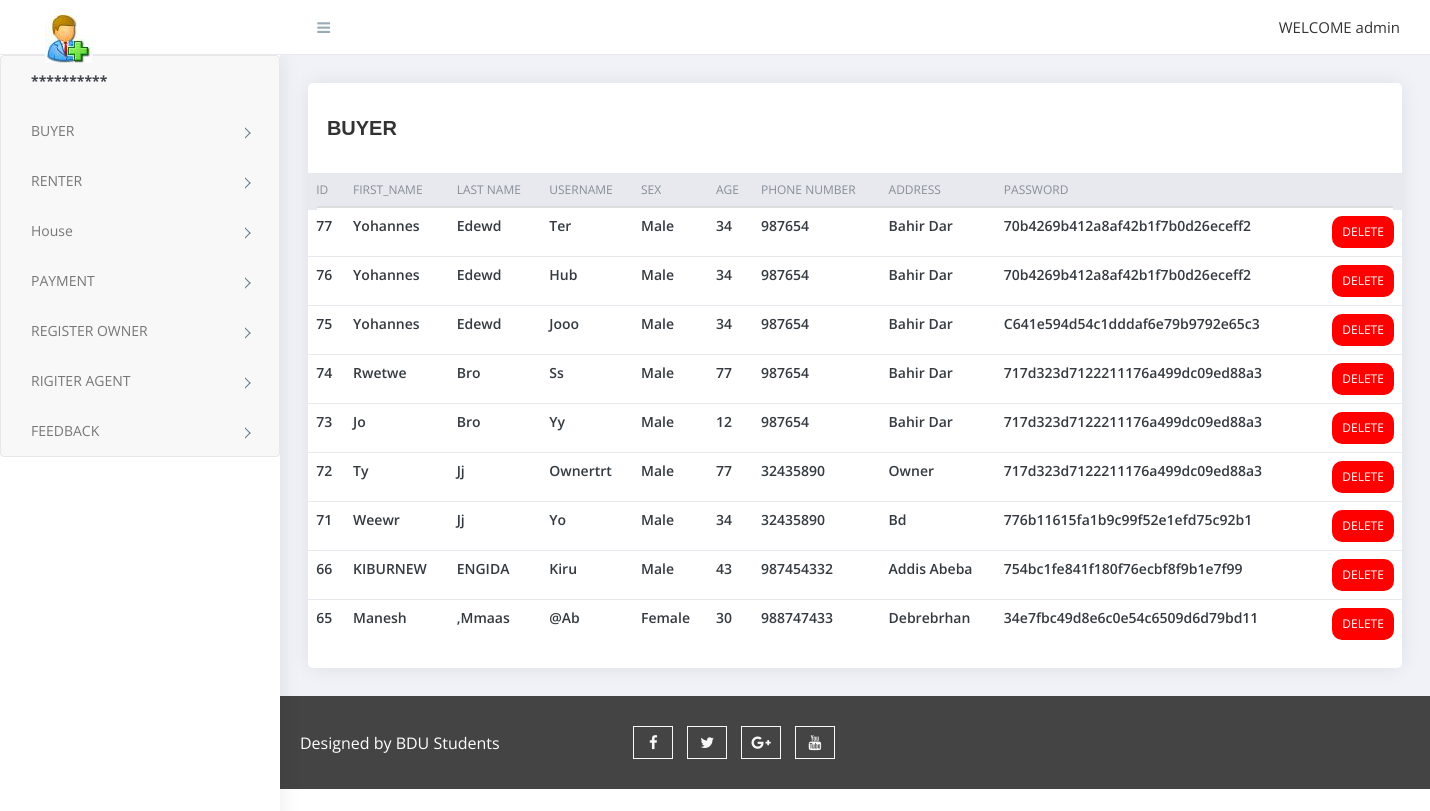
The app's page /admin/buyer.php (signed in) with its own data.
### tables this page shows
CREATE TABLE `buyer` (
  `id` int(11) NOT NULL,
  `first_name` varchar(50) NOT NULL,
  `last_name` varchar(50) NOT NULL,
  `username` varchar(100) NOT NULL,
  `sex` varchar(10) NOT NULL,
  `age` int(20) NOT NULL,
  `phoneNumber` int(12) NOT NULL,
  `adress` varchar(100) NOT NULL,
  `pasword` varchar(100) NOT NULL
);

### admin/buyer.php (the view, shortened to what this page needs)
<?php
require('top.inc.php');
$sql="select * from buyer order by id desc";
$res=mysqli_query($conn,$sql);
?>
<div class="content pb-0">
	<div class="orders">
	   <div class="row">
		  <div class="col-xl-12">
			 <div class="card">
				<div class="card-body">
				   <h4 class="box-title">BUYER </h4>
				</div>
				<div class="card-body--">
				   <div class="table-stats order-table ov-h">
					  <table class="table ">
						 <thead>
							<tr>
							   <th>ID</th>
							   <th>first_name</th>
							   <th>Last Name</th>
							   <th>Username</th>
							   <th>Sex</th>
						       <th>Age</th>
							   <th>Phone Number</th>
							   <th>Address</th>
							   <th>Password</th>
							   <th></th>
							</tr>
						 </thead>
						 <tbody>
							<?php
							while($row=mysqli_fetch_assoc($res)){?>
							<tr>
							   <td><?php echo $row['id']?></td>
							   <td><?php echo $row['first_name']?></td>
							   <td><?php echo $row['last_name']?></td>
							   <td><?php echo $row['username']?></td>
							   <td><?php echo $row['sex']?></td>
							   <td><?php echo $row['age']?></td>
							   <td><?php echo $row['phoneNumber']?></td>
							   <td><?php echo $row['adress']?></td>
							   <td><?php echo $row['pasword']?></td>
							   <td>
								<?php
								echo "<span class='badge badge-delete'><a href='?type=delete&id=".$row['id']."'>Delete</a></span>";
								?>
							   </td>
							</tr>
							<?php } ?>
						 </tbody>
					  </table>
				   </div>
				</div>
			 </div>
		  </div>
	   </div>
	</div>
</div>
<?php
require('footer.inc.php');
?>

### admin/assets/css/style.css (style rules this page uses)
body { display: table; font-family: open sans, sans-serif; font-size: 16px; width: 100% }
a, button { text-decoration: none; outline: none!important; color: #878787; -webkit-transition: all .25s ease; transition: all .25s ease }
h1, h2, h3, h4, h5, h6 { margin: 0 }
.pb-0 { padding-bottom: 0 }
.ov-h { overflow: hidden }
.order-table { position: relative }
.order-table:after, .order-table:before { content: ""; position: absolute; top: 0; height: 37px; width: 10px; background: #e8e9ef }
.order-table:after { right: -1px }
.order-table:before { left: -1px }
.order-table tr th { background: #e8e9ef }
.order-table tr td:last-child, .order-table tr th:last-child { text-align: right }
.order-table tr:last-child td { border: none }
.order-table .badge { color: #fff; padding: 10px; text-transform: uppercase; font-weight: 400 }
.order-table .badge-delete { background: #FF0000 }
.content { float: left; padding: 1.875em; width: 100% }
.card { margin-bottom: 1.875em; border-radius: 5px; padding: 0; border: 0 solid transparent; -webkit-box-shadow: 0 0 20px rgba(0, 0, 0, .08); box-shadow: 0 0 20px rgba(0, 0, 0, .08) }
.card .box-title { font-weight: 600; font-size: 20px; padding: 5px 0 }
.card .card-body { float: left; padding: 1.25em; position: relative; width: 100% }
.card h4 { font-size: 1.1rem }
.table-stats table { font-family: open sans }
.table-stats table th, .table-stats table td { border: none; border-bottom: 1px solid #e8e9ef; color: #868e96; font-size: 12px; font-weight: 400; padding: .75em 1.25em; text-transform: uppercase }
.table-stats table td { color: #343a40; font-size: 14px; font-weight: 600; text-transform: capitalize; vertical-align: middle }
.badge a { color:#fff; }

### records on screen
buyer: id "77", first_name "Yohannes", last_name "Edewd", username "Ter", sex "Male", age "34", phoneNumber "987654", adress "Bahir Dar", pasword "70b4269b412a8af42b1f7b0d26eceff2"
buyer: id "76", first_name "Yohannes", last_name "Edewd", username "Hub", sex "Male", age "34", phoneNumber "987654", adress "Bahir Dar", pasword "70b4269b412a8af42b1f7b0d26eceff2"
buyer: id "75", first_name "Yohannes", last_name "Edewd", username "Jooo", sex "Male", age "34", phoneNumber "987654", adress "Bahir Dar", pasword "C641e594d54c1dddaf6e79b9792e65c3"
buyer: id "74", first_name "Rwetwe", last_name "Bro", username "Ss", sex "Male", age "77", phoneNumber "987654", adress "Bahir Dar", pasword "717d323d7122211176a499dc09ed88a3"
buyer: id "73", first_name "Jo", last_name "Bro", username "Yy", sex "Male", age "12", phoneNumber "987654", adress "Bahir Dar", pasword "717d323d7122211176a499dc09ed88a3"
buyer: id "72", first_name "Ty", last_name "Jj", username "Ownertrt", sex "Male", age "77", phoneNumber "32435890", adress "Owner", pasword "717d323d7122211176a499dc09ed88a3"
buyer: id "71", first_name "Weewr", last_name "Jj", username "Yo", sex "Male", age "34", phoneNumber "32435890", adress "Bd", pasword "776b11615fa1b9c99f52e1efd75c92b1"
buyer: id "66", first_name "KIBURNEW", last_name "ENGIDA", username "Kiru", sex "Male", age "43", phoneNumber "987454332", adress "Addis Abeba", pasword "754bc1fe841f180f76ecbf8f9b1e7f99"
buyer: id "65", first_name "Manesh", last_name ",mmaas", username "@ab", sex "Female", age "30", phoneNumber "988747433", adress "Debrebrhan", pasword "34e7fbc49d8e6c0e54c6509d6d79bd11"

### other values on screen
$_SESSION['ADMIN_USERNAME'] "admin"
